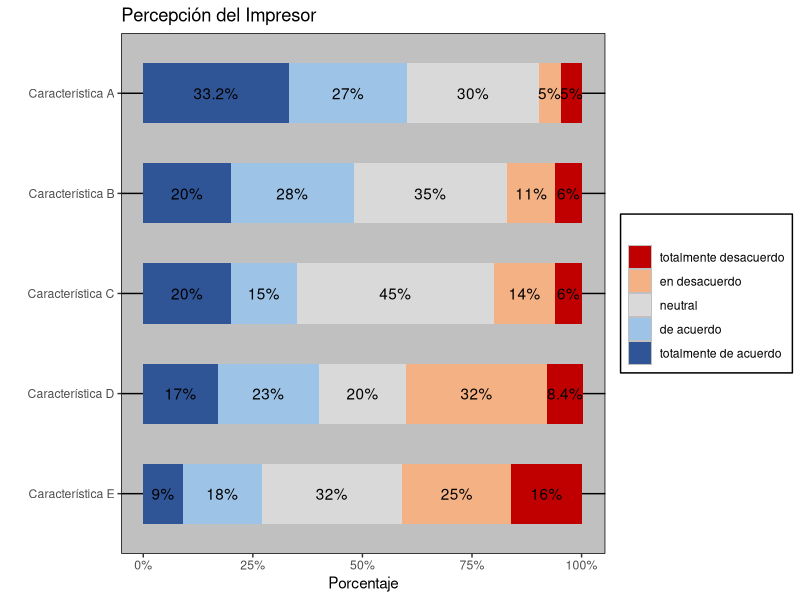
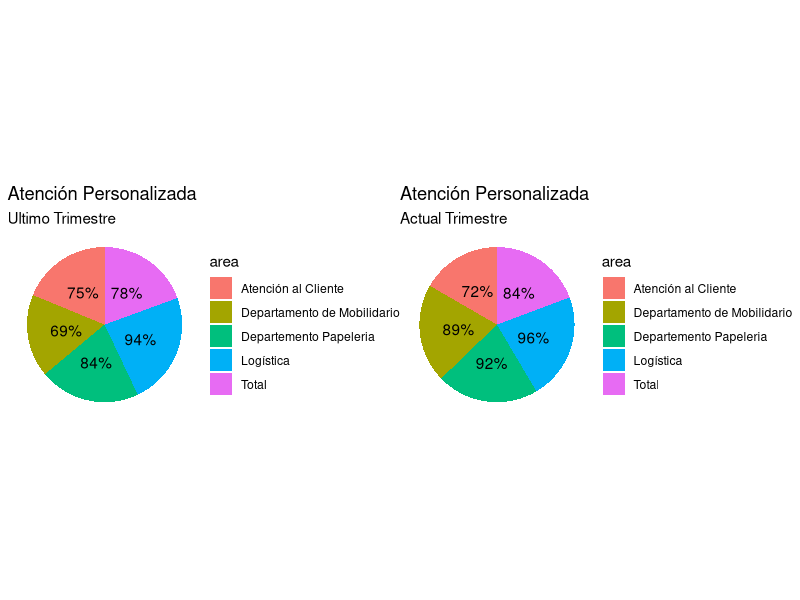

Write R code to recreate these figures, in order.
## ---- chunk 1
library(readxl)
library(dplyr)
library(tidyr)
library(ggplot2)
library(forcats)
library(ggthemes)
library(ggpubr)
library(patchwork)
library(gridExtra)

data1 <- read_xlsx("data/features.xlsx")
data1 <- data1 %>% 
  pivot_longer(cols = !item ,names_to = "porcentaje")

# writexl::write_xlsx(data1,"data1.xlsx")

# Orden tipo escala Likert
data1$porcentaje <- factor(
  data1$porcentaje,
  levels = c(
    "totalmente desacuerdo",
    "en desacuerdo",
    "neutral",
    "de acuerdo",
    "totalmente de acuerdo"
  )
)


# Grafico
data1 %>% 
  arrange(desc(item)) %>% 
  ggplot(aes(x = fct_inorder(item), y = value, fill = porcentaje)) +
  geom_bar(stat = "identity", width = 0.6) +
  geom_text(aes(label = paste(value*100,"%", sep = "" ) ),position = position_stack(vjust = 0.5 ))+
  coord_flip()+
  scale_y_continuous(labels = scales::percent_format()) +
  scale_fill_manual(values = c(
    "#C00000",
    "#F4B183",
    "#D9D9D9",
    "#9DC3E6",
    "#2F5597"
  )) +
  labs(
    title = "Percepción del Impresor",
    x = "",
    y = "Porcentaje",
    fill = ""
  ) +
  theme_excel()



## ---- chunk 2
data2 <- read_xlsx("data/contacto.xlsx")
data2 <- data2 %>% 
  pivot_longer(cols = !area ,names_to = "porcentaje")

fig1 <- data2 %>% 
  filter(porcentaje=="ultimo trimestre") %>% 
  ggplot(aes(x="",y=value,fill = area))+
  geom_bar(stat="identity", width=1) +
  geom_text(aes(label = paste(round(value,2)*100,"%", sep = "" )),
            position = position_stack(vjust = 0.5))+
  coord_polar("y", start=0)+
  theme_void()+
  # theme_excel()+
  labs(title = "Atención Personalizada",
       subtitle = "Ultimo Trimestre")+
  scale_color_excel_new()


fig2 <- data2 %>% 
  filter(porcentaje=="actual trimestre") %>% 
  ggplot(aes(x="",y=value,fill = area))+
  geom_bar(stat="identity", width=1) +
  geom_text(aes(label = paste(round(value,2)*100,"%", sep = "" )),
            position = position_stack(vjust = 0.5))+
  coord_polar("y", start=0)+
  theme_void()+
  # theme_excel()+
  labs(title = "Atención Personalizada",
       subtitle = "Actual Trimestre")+
  scale_color_excel_new()


fig1+fig2+
  plot_layout(nrow = 1)
